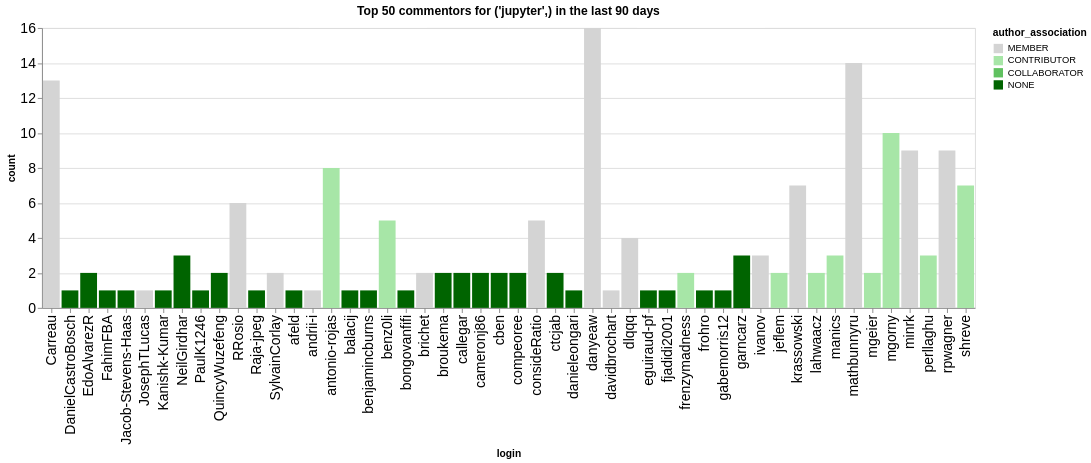

The code cell stored with this chart in its notebook:
### Code cell
n_plot = 50
charts = []
for ii, (iorg, idata) in enumerate(commentors.groupby(['org'])):
    title = f"Top {n_plot} commentors for {iorg} in the last {n_days} days"
    idata = idata.groupby('login', as_index=False).agg({'count': 'sum', 'author_association': 'first'})
    idata = idata.sort_values('count', ascending=False).head(n_plot)
    ch = alt.Chart(data=idata.head(n_plot), title=title).mark_bar().encode(
        x='login',
        y='count',
        color=alt.Color('author_association', scale=alt.Scale(domain=author_types, range=author_colors))
    )
    charts.append(ch)
alt.hconcat(*charts)

### Figure 1 — Vega-Lite specification as saved in the notebook (floating-point values rounded to 4 significant figures)
{"config": {"axisLeft": {"labelFontSize": 15}, "axisBottom": {"labelFontSize": 15}}, "hconcat": [{"mark": {"type": "bar"}, "encoding": {"color": {"field": "author_association", "scale": {"domain": ["MEMBER", "CONTRIBUTOR", "COLLABORATOR", "NONE"], "range": ["rgb(211.82745098039214, 211.82745098039214, 211.82745098039214)", "rgb(166.98562091503268, 229.89803921568628, 166.98562091503268)", "rgb(96.37647058823529, 192.75294117647059, 96.37647058823529)", "rgb(0.0, 100.3921568627451, 0.0)"]}, "type": "nominal"}, "x": {"field": "login", "type": "nominal"}, "y": {"field": "count", "type": "quantitative"}}, "title": "Top 50 commentors for ('jupyter',) in the last 90 days"}], "data": {"name": "data-8101769756b97c46c6a3c13438f8b4a9"}, "$schema": "https://vega.github.io/schema/vega-lite/v5.20.1.json", "datasets": {"data-8101769756b97c46c6a3c13438f8b4a9": [{"login": "danyeaw", "count": 16, "author_association": "MEMBER"}, {"login": "mathbunnyru", "count": 14, "author_association": "MEMBER"}, {"login": "Carreau", "count": 13, "author_association": "MEMBER"}, {"login": "mgorny", "count": 10, "author_association": "CONTRIBUTOR"}, {"login": "minrk", "count": 9, "author_association": "MEMBER"}, {"login": "rpwagner", "count": 9, "author_association": "MEMBER"}, {"login": "antonio-rojas", "count": 8, "author_association": "CONTRIBUTOR"}, {"login": "krassowski", "count": 7, "author_association": "MEMBER"}, {"login": "shreve", "count": 7, "author_association": "CONTRIBUTOR"}, {"login": "RRosio", "count": 6, "author_association": "MEMBER"}, {"login": "benz0li", "count": 5, "author_association": "CONTRIBUTOR"}, {"login": "consideRatio", "count": 5, "author_association": "MEMBER"}, {"login": "dlqqq", "count": 4, "author_association": "MEMBER"}, {"login": "perllaghu", "count": 3, "author_association": "CONTRIBUTOR"}, {"login": "garncarz", "count": 3, "author_association": "NONE"}, {"login": "NeilGirdhar", "count": 3, "author_association": "NONE"}, {"login": "manics", "count": 3, "author_association": "CONTRIBUTOR"}, {"login": "ivanov", "count": 3, "author_association": "MEMBER"}, {"login": "cameronj86", "count": 2, "author_association": "NONE"}, {"login": "ctcjab", "count": 2, "author_association": "NONE"}, {"login": "EdoAlvarezR", "count": 2, "author_association": "NONE"}, {"login": "callegar", "count": 2, "author_association": "NONE"}, {"login": "brichet", "count": 2, "author_association": "MEMBER"}, {"login": "SylvainCorlay", "count": 2, "author_association": "MEMBER"}, {"login": "mgeier", "count": 2, "author_association": "CONTRIBUTOR"}, {"login": "lahwaacz", "count": 2, "author_association": "CONTRIBUTOR"}, {"login": "jeflem", "count": 2, "author_association": "CONTRIBUTOR"}, {"login": "compeoree", "count": 2, "author_association": "NONE"}, {"login": "QuincyWuzefeng", "count": 2, "author_association": "NONE"}, {"login": "broukema", "count": 2, "author_association": "NONE"}, {"login": "frenzymadness", "count": 2, "author_association": "CONTRIBUTOR"}, {"login": "cben", "count": 2, "author_association": "NONE"}, {"login": "DanielCastroBosch", "count": 1, "author_association": "NONE"}, {"login": "Jacob-Stevens-Haas", "count": 1, "author_association": "NONE"}, {"login": "FahimFBA", "count": 1, "author_association": "NONE"}, {"login": "andrii-i", "count": 1, "author_association": "MEMBER"}, {"login": "bongovanfifi", "count": 1, "author_association": "NONE"}, {"login": "gabemorris12", "count": 1, "author_association": "NONE"}, {"login": "frohro", "count": 1, "author_association": "NONE"}, {"login": "fjadidi2001", "count": 1, "author_association": "NONE"}, {"login": "eguiraud-pf", "count": 1, "author_association": "NONE"}, {"login": "davidbrochart", "count": 1, "author_association": "MEMBER"}, {"login": "danieleongari", "count": 1, "author_association": "NONE"}, {"login": "benjamincburns", "count": 1, "author_association": "NONE"}, {"login": "PaulK1246", "count": 1, "author_association": "NONE"}, {"login": "Raja-jpeg", "count": 1, "author_association": "NONE"}, {"login": "JosephTLucas", "count": 1, "author_association": "MEMBER"}, {"login": "Kanishk-Kumar", "count": 1, "author_association": "NONE"}, {"login": "afeld", "count": 1, "author_association": "NONE"}, {"login": "balacij", "count": 1, "author_association": "NONE"}]}}
